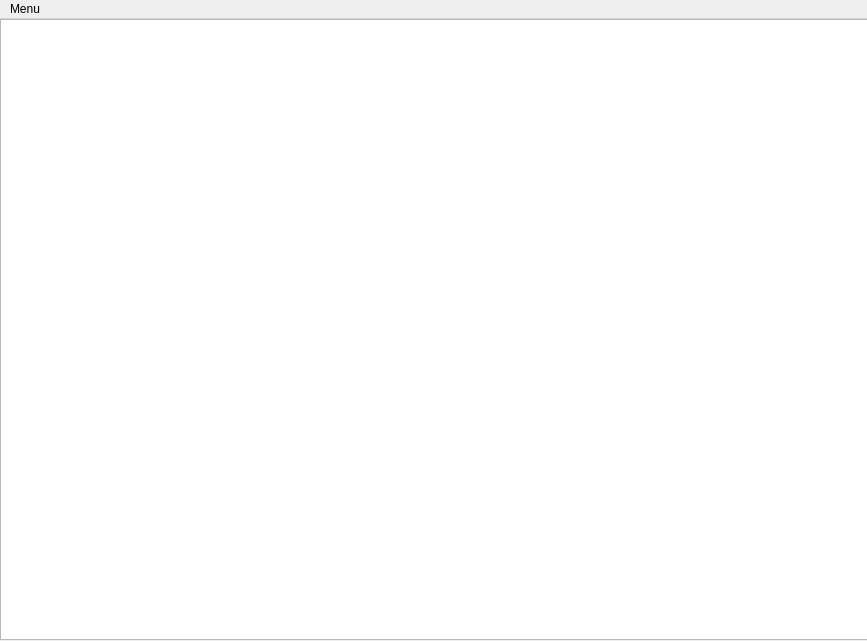
<?xml version="1.0" encoding="UTF-8"?>
<ui version="4.0">
 <class>FG</class>
 <widget class="QMainWindow" name="FG">
  <property name="geometry">
   <rect>
    <x>0</x>
    <y>0</y>
    <width>867</width>
    <height>641</height>
   </rect>
  </property>
  <property name="windowTitle">
   <string>15-Game</string>
  </property>
  <property name="windowIcon">
   <iconset resource="resource.qrc">
    <normaloff>:/game.png</normaloff>:/game.png</iconset>
  </property>
  <widget class="QWidget" name="centralWidget">
   <widget class="QGraphicsView" name="graph">
    <property name="geometry">
     <rect>
      <x>0</x>
      <y>0</y>
      <width>871</width>
      <height>621</height>
     </rect>
    </property>
    <property name="verticalScrollBarPolicy">
     <enum>Qt::ScrollBarAlwaysOff</enum>
    </property>
    <property name="horizontalScrollBarPolicy">
     <enum>Qt::ScrollBarAlwaysOff</enum>
    </property>
   </widget>
  </widget>
  <widget class="QMenuBar" name="menuBar">
   <property name="geometry">
    <rect>
     <x>0</x>
     <y>0</y>
     <width>867</width>
     <height>21</height>
    </rect>
   </property>
   <widget class="QMenu" name="menuMenu">
    <property name="title">
     <string>Menu</string>
    </property>
    <addaction name="actionRestart"/>
    <addaction name="separator"/>
    <addaction name="actionAbout"/>
   </widget>
   <addaction name="menuMenu"/>
  </widget>
  <action name="actionAbout">
   <property name="text">
    <string>About</string>
   </property>
  </action>
  <action name="actionRestart">
   <property name="text">
    <string>Restart</string>
   </property>
  </action>
 </widget>
 <layoutdefault spacing="6" margin="11"/>
 <resources>
  <include location="resource.qrc"/>
 </resources>
 <connections/>
</ui>
